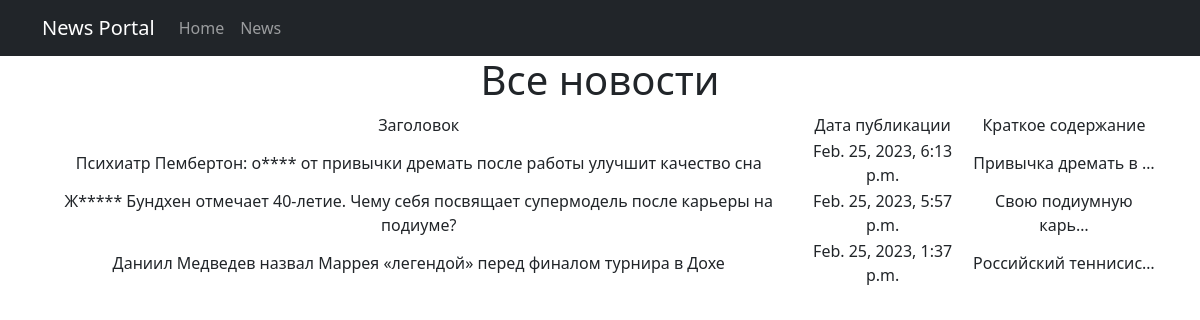
Page /news/ on the committed database.
### News/models.py (models this page shows, shortened)
class Post(models.Model):
    ARTICLE = "AR"
    NEWS = "NW"
    CATEGORY_TYPES = [
        (ARTICLE, "Статья"),
        (NEWS, "Новость"),
]
    author = models.ForeignKey(Author, on_delete=models.CASCADE)
    category_type = models.CharField(max_length=2, choices=CATEGORY_TYPES, default=ARTICLE)
    creation_time = models.DateTimeField(auto_now_add=True)
    post_category = models.ManyToManyField(Category, through="PostCategory")
    title = models.CharField(max_length=128)
    text = models.TextField()
    post_rating = models.IntegerField(default=0)

### News/views.py (the view)
# urls.py: path('', NewsList.as_view()),
class NewsList(ListView):
    model = Post
    ordering = '-creation_time'
    template_name = 'news.html'
    context_object_name = 'news'

### News/templatetags/custom_filters.py (called while the page is built)
@register.filter()
def censor(text):
    BAD_WORDS = ['отказ', 'что', 'жизель', 'маррей']
    if not isinstance(text, str):
        raise TypeError(f'{type(text)} Не является строкой!')
    for b_word in text.split():
        if b_word.lower() in BAD_WORDS:
            text = text.replace(b_word, f'{b_word[0]}{"*" *(len(b_word)-1)}')
    return text

### templates/news.html (shortened to what this page needs)
{% extends 'flatpages/default.html' %}
{% load custom_filters %}
{% block content %}
    <h1>Все новости</h1>
    {% if news %}
        <table>
            <tr>
                <td>Заголовок</td>
                <td>Дата публикации</td>
                <td>Краткое содержание</td>
            </tr>
            {% for post in news %}
            <tr>
                <td>{{ post.title|censor }}</td>
                <td>{{ post.creation_time}}</td>
                <td>{{ post.text|censor|truncatechars:20 }}</td>
            </tr>
            {% endfor %}
        </table>
    {% else %}
        <h2>Новостей нет</h2>
    {% endif %}
{% endblock content %}

### templates/flatpages/default.html (shortened to what this page needs)
<!DOCTYPE html>
<html lang="en">
{% load static %}
<head>
    <link href="{% static 'css/styles.css' %}" rel="stylesheet" />
</head>
<body>
    <nav class="navbar navbar-expand-lg navbar-dark bg-dark static-top">
        <div class="container">
            <a class="navbar-brand" href="#">News Portal</a>
            <div class="collapse navbar-collapse" id="navbarResponsive">
                <ul class="navbar-nav ml-auto">
                    <li class="nav-item active">
                        <a class="nav-link" href="#">Home
                        </a>
                    </li>
                    <li class="nav-item">
                        <a class="nav-link" href="/news/">News</a>
                    </li>
                </ul>
            </div>
        </div>
    </nav>
    <div class="container">
        <div class="row">
            <div class="col-lg-12 text-center">
                {% block content %}{% endblock content %}
            </div>
        </div>
    </div>
</body>
</html>

### rows in the picture
Post: title|censor "Психиатр Пембертон: о**** от привычки дремать после работы улучшит качество сна", creation_time "Feb. 25, 2023, 6:13 p.m.", text|censor "Привычка дремать в …"
Post: title|censor "Ж***** Бундхен отмечает 40-летие. Чему себя посвящает супермодель после карьеры на подиуме?", creation_time "Feb. 25, 2023, 5:57 p.m.", text|censor "Свою подиумную карь…"
Post: title|censor "Даниил Медведев назвал Маррея «легендой» перед финалом турнира в Дохе", creation_time "Feb. 25, 2023, 1:37 p.m.", text|censor "Российский теннисис…"
